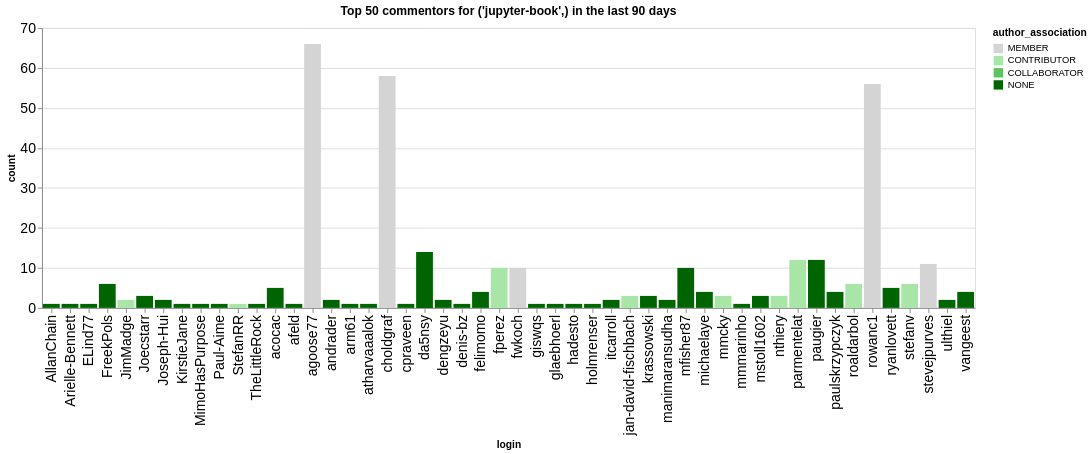

The notebook cell saved with this chart:
### Code cell
n_plot = 50
charts = []
for ii, (iorg, idata) in enumerate(commentors.groupby(['org'])):
    title = f"Top {n_plot} commentors for {iorg} in the last {n_days} days"
    idata = idata.groupby('login', as_index=False).agg({'count': 'sum', 'author_association': 'first'})
    idata = idata.sort_values('count', ascending=False).head(n_plot)
    ch = alt.Chart(data=idata.head(n_plot), title=title).mark_bar().encode(
        x='login',
        y='count',
        color=alt.Color('author_association', scale=alt.Scale(domain=author_types, range=author_colors))
    )
    charts.append(ch)
alt.hconcat(*charts)

### Figure 1 — Vega-Lite specification as saved in the notebook (floating-point values rounded to 4 significant figures)
{"config": {"axisLeft": {"labelFontSize": 15}, "axisBottom": {"labelFontSize": 15}}, "hconcat": [{"mark": {"type": "bar"}, "encoding": {"color": {"field": "author_association", "scale": {"domain": ["MEMBER", "CONTRIBUTOR", "COLLABORATOR", "NONE"], "range": ["rgb(211.82745098039214, 211.82745098039214, 211.82745098039214)", "rgb(166.98562091503268, 229.89803921568628, 166.98562091503268)", "rgb(96.37647058823529, 192.75294117647059, 96.37647058823529)", "rgb(0.0, 100.3921568627451, 0.0)"]}, "type": "nominal"}, "x": {"field": "login", "type": "nominal"}, "y": {"field": "count", "type": "quantitative"}}, "title": "Top 50 commentors for ('jupyter-book',) in the last 90 days"}], "data": {"name": "data-3f8e96a679c5fda96dfe473a0f81c328"}, "$schema": "https://vega.github.io/schema/vega-lite/v5.20.1.json", "datasets": {"data-3f8e96a679c5fda96dfe473a0f81c328": [{"login": "agoose77", "count": 66, "author_association": "MEMBER"}, {"login": "choldgraf", "count": 58, "author_association": "MEMBER"}, {"login": "rowanc1", "count": 56, "author_association": "MEMBER"}, {"login": "da5nsy", "count": 14, "author_association": "NONE"}, {"login": "parmentelat", "count": 12, "author_association": "CONTRIBUTOR"}, {"login": "paugier", "count": 12, "author_association": "NONE"}, {"login": "stevejpurves", "count": 11, "author_association": "MEMBER"}, {"login": "fwkoch", "count": 10, "author_association": "MEMBER"}, {"login": "fperez", "count": 10, "author_association": "CONTRIBUTOR"}, {"login": "mfisher87", "count": 10, "author_association": "NONE"}, {"login": "roaldarbol", "count": 6, "author_association": "CONTRIBUTOR"}, {"login": "stefanv", "count": 6, "author_association": "CONTRIBUTOR"}, {"login": "FreekPols", "count": 6, "author_association": "NONE"}, {"login": "acocac", "count": 5, "author_association": "NONE"}, {"login": "ryanlovett", "count": 5, "author_association": "NONE"}, {"login": "felimomo", "count": 4, "author_association": "NONE"}, {"login": "paulskrzypczyk", "count": 4, "author_association": "NONE"}, {"login": "vangeest", "count": 4, "author_association": "NONE"}, {"login": "michaelaye", "count": 4, "author_association": "NONE"}, {"login": "jan-david-fischbach", "count": 3, "author_association": "CONTRIBUTOR"}, {"login": "mstoll1602", "count": 3, "author_association": "NONE"}, {"login": "mmcky", "count": 3, "author_association": "CONTRIBUTOR"}, {"login": "nthiery", "count": 3, "author_association": "CONTRIBUTOR"}, {"login": "krassowski", "count": 3, "author_association": "NONE"}, {"login": "Joecstarr", "count": 3, "author_association": "NONE"}, {"login": "dengzeyu", "count": 2, "author_association": "NONE"}, {"login": "andrader", "count": 2, "author_association": "NONE"}, {"login": "JimMadge", "count": 2, "author_association": "CONTRIBUTOR"}, {"login": "Joseph-Hui", "count": 2, "author_association": "NONE"}, {"login": "ulthiel", "count": 2, "author_association": "NONE"}, {"login": "manimaransudha", "count": 2, "author_association": "NONE"}, {"login": "itcarroll", "count": 2, "author_association": "NONE"}, {"login": "holmrenser", "count": 1, "author_association": "NONE"}, {"login": "giswqs", "count": 1, "author_association": "NONE"}, {"login": "denis-bz", "count": 1, "author_association": "NONE"}, {"login": "arm61", "count": 1, "author_association": "NONE"}, {"login": "atharvaaalok", "count": 1, "author_association": "NONE"}, {"login": "cpraveen", "count": 1, "author_association": "NONE"}, {"login": "ELind77", "count": 1, "author_association": "NONE"}, {"login": "Arielle-Bennett", "count": 1, "author_association": "NONE"}, {"login": "MimoHasPurpose", "count": 1, "author_association": "NONE"}, {"login": "KirstieJane", "count": 1, "author_association": "NONE"}, {"login": "Paul-Aime", "count": 1, "author_association": "NONE"}, {"login": "StefanRR", "count": 1, "author_association": "CONTRIBUTOR"}, {"login": "TheLittleRock", "count": 1, "author_association": "NONE"}, {"login": "afeld", "count": 1, "author_association": "NONE"}, {"login": "AllanChain", "count": 1, "author_association": "NONE"}, {"login": "hadesto", "count": 1, "author_association": "NONE"}, {"login": "glaebhoerl", "count": 1, "author_association": "NONE"}, {"login": "mmmarinho", "count": 1, "author_association": "NONE"}]}}
